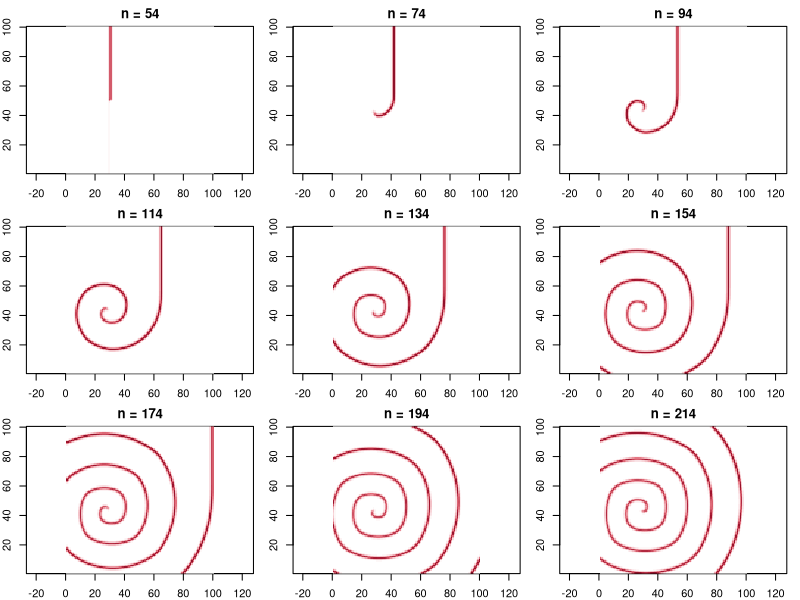

Recreate this plot in R.
# Fig. 2.24: Spiral wave after a brief block (book, Section 2.5, Eq. 2.35)
# as Fig. 2.23, but in steps 50 to 52 the coupling d is zero in the region [28, 30] x [1, 50]: the wave breaks and rotates
# (c) 2026 Philipp Kügler · Program for the book "Dynamical Systems in the Life Sciences" · MIT License (see LICENSE)
a <- 0.89; b <- 0.6; c <- 0.28; k <- 0.02; d <- 0.4
f1 <- function(y1, y2) y1^2 * exp(y2 - y1) + k
y1r <- 0.2; y2r <- c / (1 - a)
for (j in 1:180) { y1neu <- f1(y1r, y2r); y2r <- a * y2r - b * y1r + c; y1r <- y1neu }   # resting state of a single cell

ebene <- function(blockade, schritte, Z = 100) {
  # Z x Z cells, no-flux boundary; left edge (i = 1) starts excited. List of the states y1 for n = 0, 1, 2, ...
  Y1 <- matrix(y1r, Z, Z); Y2 <- matrix(y2r, Z, Z); Y1[1, ] <- 0.3
  vor <- c(2:Z, Z); zur <- c(1, 1:(Z - 1))   # neighbor indices, at the boundary the cell itself
  zustaende <- list(Y1)
  for (n in 1:schritte) {
    D <- matrix(d, Z, Z)
    if (blockade && n >= 50 && n <= 52) D[28:30, 1:50] <- 0   # block in the region [28, 30] x [1, 50]
    F <- f1(Y1, Y2)
    Y1neu <- (1 - D) * F + D / 4 * (F[vor, ] + F[zur, ] + F[, vor] + F[, zur])
    Y2 <- a * Y2 - b * Y1 + c
    Y1 <- Y1neu
    zustaende[[n + 1]] <- Y1
  }
  zustaende
}
weissrot <- colorRampPalette(c("white", rgb(0.89, 0.44, 0.49), rgb(0.64, 0.08, 0.18), rgb(0.43, 0.04, 0.12)))(64)

Y <- ebene(TRUE, 301)
par(mfrow = c(3, 3), mar = c(2, 2, 2, 1))
for (n in seq(54, 214, 20)) image(1:100, 1:100, Y[[n + 1]], col = weissrot, zlim = c(0, 4), main = sprintf("n = %d", n), asp = 1)
erregt <- sapply(c(100, 200, 300), function(n) sum(Y[[n + 1]] > 1))
cat(sprintf("number of excited cells at n = 100, 200, 300: [%s]  -> the excitation does not stop\n", paste(erregt, collapse = ", ")))
